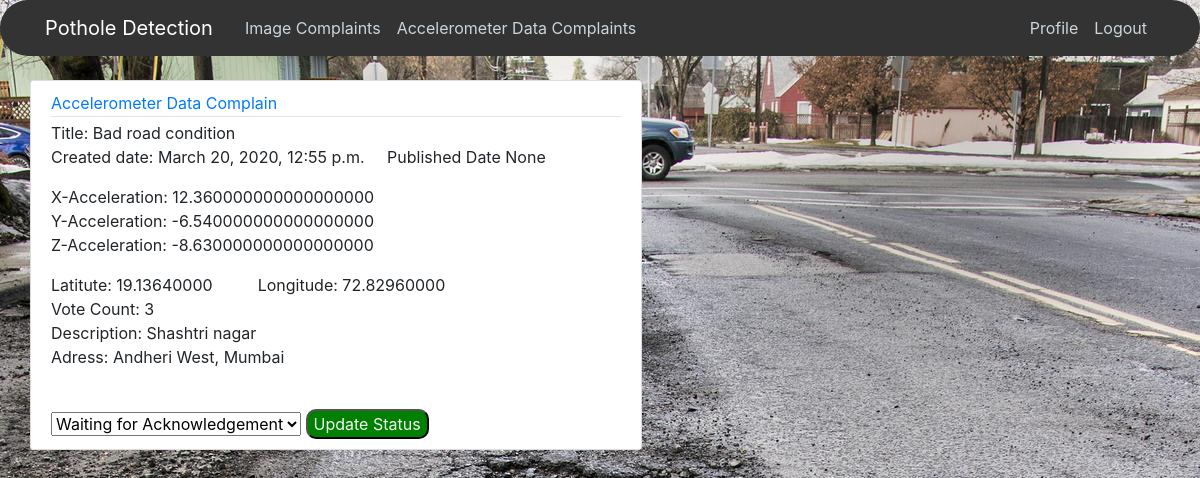
/accel_complain/ (signed in), run on the app's committed database.
### pothole_detection_app/models.py (models this page shows)
class accelometer_post(models.Model):
    x_coordinate=models.DecimalField(max_digits=20, decimal_places=18, null=True)
    y_coordinate = models.DecimalField(max_digits=20, decimal_places=18, null=True)
    z_coordinate = models.DecimalField(max_digits=20, decimal_places=18, null=True)
    title = models.CharField(max_length=200)
    Description = models.CharField(max_length=200)
    app_user_field= models.ForeignKey(app_User, on_delete=models.CASCADE,default="")
    latitude = models.DecimalField(max_digits=10, decimal_places=8, null=True)
    longitude = models.DecimalField(max_digits=11, decimal_places=8, null=True)
    created_date = models.DateTimeField(default=timezone.now)
    published_date = models.DateTimeField(blank=True, null=True)
    status = models.CharField(default="Waiting for Acknowledgement", max_length=50)
    vote_count = models.IntegerField(default=0)
    address = models.CharField(max_length=200, blank=True, null=True)

### pothole_detection_app/views.py (the view)
# urls.py: path('accel_complain/', views.accel_comp, name="Accel_Complain"),
def accel_comp(request):
    accel_post_list = accelometer_post.objects.all()
    return render(request, "pothole_app/complaints_accel.html", {"accel_posts":accel_post_list})

### templates/pothole_app/complaints_accel.html (shortened to what this page needs)
{% extends "pothole_app/base.html"%}
{% block content%}
    {%  for accel_post in accel_posts %}
        <form method="POST" style="display: inline flow-root list-item; width: 55%;float: left;padding-right: 15px;">
            <article class="media content-section">
                <div class="media-body">
                    <div class="article-metadata">
                    <a class="mr-2" href="#" type="submit">Accelerometer Data Complain</a>
                    </div>
                    <p>Title: {{ accel_post.title }}  <br>Created date: {{ accel_post.created_date }}&nbsp; &nbsp;&nbsp; Published Date {{ accel_post.published_date }}</p>
                    <p>X-Acceleration: {{ accel_post.x_coordinate }} <br> Y-Acceleration: {{ accel_post.y_coordinate }} <br> Z-Acceleration: {{accel_post.z_coordinate}}</p>
                    <p class="article-content"> Latitute: {{ accel_post.latitude }}  &nbsp;&nbsp; &nbsp;&nbsp;&nbsp; &nbsp;&nbsp;Longitude: {{ accel_post.longitude }}<br> Vote Count: {{ accel_post.vote_count }} <br> Description: {{ accel_post.Description }} <br>Adress: {{ accel_post.address }}</p>
                    <br>
                    <select>
                        <option value="Waiting for Acknowledgement">Waiting for Acknowledgement</option>
                    </select>
                    <button type="submit" style="border-radius: 10px; color: whitesmoke;background: green; " name="updatebutton" value="{{ image_post.latitude }}">Update Status</button>
                </div>
            </article>
        </form>
        {% endfor %}
        <div id="map" style="width: 45%;height: 500px; position: fixed;">
        </div>
        </div>
{% endblock content %}

### static/pothole_detection_app/main.css (style rules this page uses)
body { margin-top: 5rem; background-image: url("/media/background.jpg"); background-repeat: no-repeat; background-attachment: fixed; background-size: cover }
.content-section { background: #ffffff; padding: 10px 20px; border: 1px solid #dddddd; border-radius: 3px; margin-bottom: 20px; }
.article-content { white-space: pre-line; }
.article-metadata { padding-bottom: 1px; margin-bottom: 4px; border-bottom: 1px solid #e3e3e3 }

### data on the page
accelometer_post: title "Bad road condition", created_date "March 20, 2020, 12:55 p.m.", published_date "None", x_coordinate "12.360000000000000000", y_coordinate "-6.540000000000000000", z_coordinate "-8.630000000000000000", latitude "19.13640000", longitude "72.82960000", vote_count "3", Description "Shashtri nagar", address "Andheri West, Mumbai"
